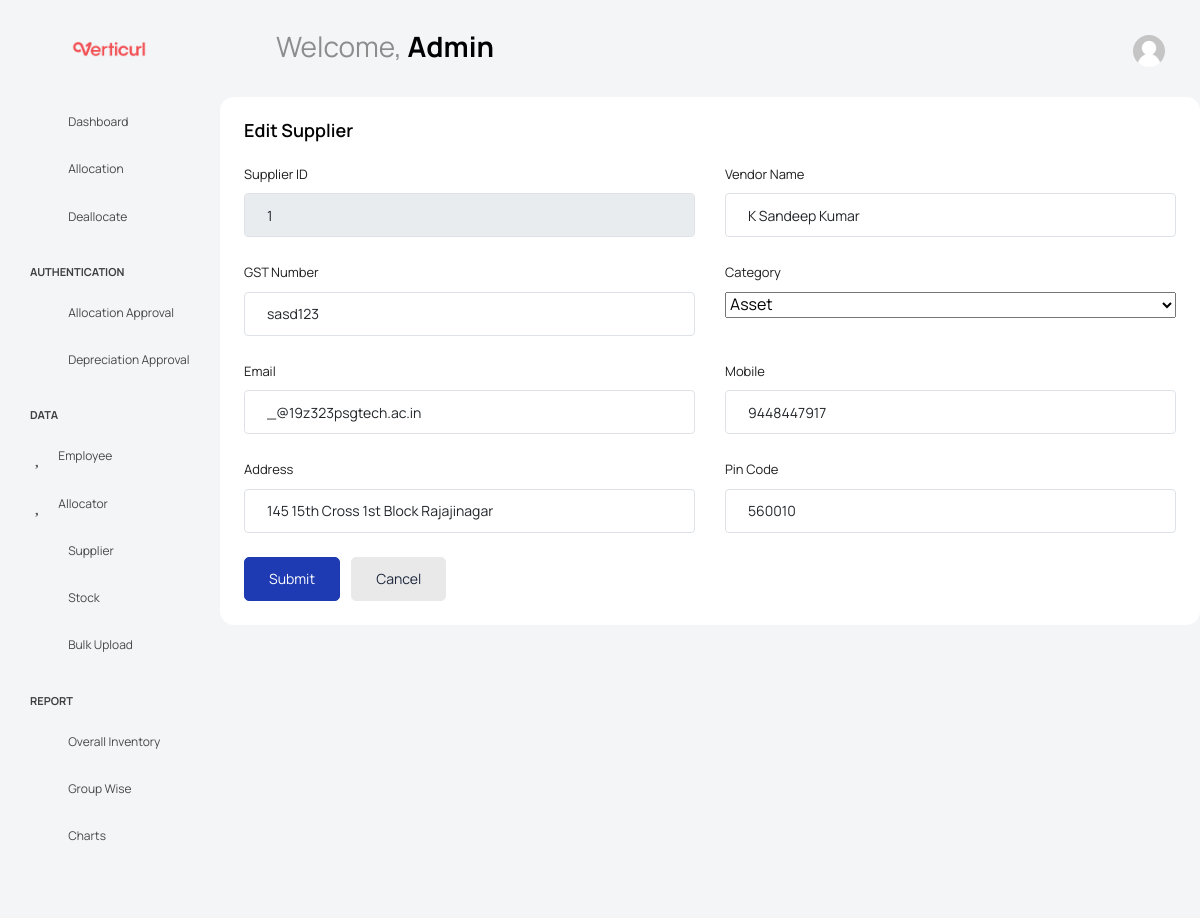
Screenshot of /editSupplier/1/ with the database file from the repository.
### App/models.py (models this page shows, shortened)
class Supplier(models.Model):
    sid = models.IntegerField(primary_key=True)
    mobile = models.CharField(max_length=10)
    name = models.CharField(max_length=30)
    email = models.EmailField()
    product_type = models.CharField(max_length=20)
    GST = models.CharField(max_length=50)
    address = models.CharField(max_length=500)
    pincode = models.IntegerField()

### App/views.py (the view, shortened to what this page needs)
# urls.py: path('editSupplier/<str:pk>/',views.editSupplier,name='editSupplier'),
def editSupplier(request,pk):
    sup = Supplier.objects.get(sid=pk)
    context = {
        'ls': sup,
    }
    return render(request, 'App/Admin/Supplier/editSupplier.html',context)

### templates/App/Admin/Supplier/editSupplier.html (shortened to what this page needs)
<!DOCTYPE html>
{% load static %}
<html lang="en">
<head>
  <link rel="stylesheet" href="{% static 'vendors/feather/feather.css'%} ">
  <link rel="stylesheet" href="{% static 'vendors/mdi/css/materialdesignicons.min.css'%} ">
  <link rel="stylesheet" href="{% static 'vendors/ti-icons/css/themify-icons.css'%} ">
  <link rel="stylesheet" href="{% static 'vendors/typicons/typicons.css'%} ">
  <link rel="stylesheet" href="{% static 'vendors/simple-line-icons/css/simple-line-icons.css'%} ">
  <link rel="stylesheet" href="{% static 'vendors/css/vendor.bundle.base.css'%} ">
  <link rel="stylesheet" href="{% static 'vendors/datatables.net-bs4/dataTables.bootstrap4.css'%} ">
  <link rel="stylesheet" type="text/css" href="{% static 'js/select.dataTables.min.css'%} ">
  <link rel="stylesheet" href="{% static 'vendors/select2/select2.min.css'%} ">
  <link rel="stylesheet" href="{% static 'vendors/select2-bootstrap-theme/select2-bootstrap.min.css'%} ">
  <link rel="stylesheet" href="{% static 'css/vertical-layout-light/style.css'%} ">
</head>
<body class="with-welcome-text">
  <div class="container-scroller">
    <nav class="navbar default-layout col-lg-12 col-12 p-0 fixed-top d-flex align-items-top flex-row">
      <div class="text-center navbar-brand-wrapper d-flex align-items-center justify-content-start">
        <div class="me-3">
          <button class="navbar-toggler navbar-toggler align-self-center" type="button" data-bs-toggle="minimize">
            <span class="icon-menu"></span>
          </button>
        </div>
        <div>
          <a class="navbar-brand brand-logo" href="/Admin_Dashboard/">
            <img src="{% static 'Assert/Logo3.png'%}" alt="logo" />
          </a>
        </div>
      </div>
      <div class="navbar-menu-wrapper d-flex align-items-top">
        <ul class="navbar-nav">
          <li class="nav-item font-weight-semibold d-none d-lg-block ms-0">
            <h1 class="welcome-text">Welcome, <span class="text-black fw-bold">Admin</span></h1>
          </li>
        </ul>
        <ul class="navbar-nav ms-auto">
          <li class="nav-item dropdown d-none d-lg-block user-dropdown">
            <a class="nav-link" id="UserDropdown" href="#" data-bs-toggle="dropdown" aria-expanded="false">
              <img class="img-xs rounded-circle" src="{% static 'images/empty_face.jpg' %}" alt="Profile image"> </a>
          </li>
        </ul>
      </div>
    </nav>
    <div class="container-fluid page-body-wrapper">
      <nav class="sidebar sidebar-offcanvas" id="sidebar">
        <ul class="nav">
          <li class="nav-item">
            <a class="nav-link" href="/Admin_Dashboard/">
              <i class="mdi mdi-grid-large menu-icon"></i>
              <span class="menu-title">Dashboard</span>
            </a>
          </li>
          <li class="nav-item">
            <a class="nav-link" href="/allocate/">
              <i class="menu-icon mdi mdi-account-key"></i>
              <span class="menu-title">Allocation</span>
            </a>
          </li>
          <li class="nav-item">
            <a class="nav-link" href="\deallocate\">
              <i class="menu-icon mdi mdi-account-minus"></i>
              <span class="menu-title">Deallocate</span>
            </a>
          </li>
          <li class="nav-item nav-category">Authentication</li>
          <li class="nav-item">
            <a class="nav-link" href="/allocationApproval/">
              <i class="menu-icon mdi  mdi mdi-check"></i>
              <span class="menu-title">Allocation Approval</span>
            </a>
          </li>
          <li class="nav-item">
            <a class="nav-link" href="/depreciationApproval/">
              <i class="menu-icon ti-arrow-down"></i>
              <span class="menu-title">Depreciation Approval</span>
            </a>
          </li>
          <li class="nav-item nav-category">Data</li>
          <li class="nav-item">
            <a class="nav-link" href="/employee/">
              <i class="menu-icon mdi  mdi mdi-account"></i>
              <span class="menu-title">Employee</span>
            </a>
          </li>
            <li class="nav-item">
            <a class="nav-link" href="/newAllocator/">
              <i class="menu-icon mdi  mdi mdi-account"></i>
              <span class="menu-title">Allocator</span>
            </a>
          </li>
          <li class="nav-item">
            <a class="nav-link" href="/supplier/">
              <i class="menu-icon mdi mdi-worker"></i>
              <span class="menu-title">Supplier</span>
            </a>
          </li>
          <li class="nav-item">
            <a class="nav-link" href="/stock/">
              <i class="menu-icon mdi mdi-cart"></i>
              <span class="menu-title">Stock</span>
            </a>
          </li>
            <li class="nav-item">
            <a class="nav-link" href="/bulk/">
              <i class="menu-icon mdi mdi-cloud"></i>
              <span class="menu-title">Bulk Upload</span>
            </a>
          </li>
          <li class="nav-item nav-category">Report</li>
          <li class="nav-item">
            <a class="nav-link"  href="/overallInventory/" >
              <i class="menu-icon mdi mdi-book-open"></i>
              <span class="menu-title">Overall Inventory</span>
            </a>
          </li>
          <li class="nav-item">
            <a class="nav-link" data-bs-toggle="collapse" href="#general-pages" aria-expanded="false" aria-controls="general-pages">
              <i class="menu-icon mdi mdi-book-multiple"></i>
              <span class="menu-title">Group Wise</span>
              <i class="menu-arrow"></i>
            </a>
          </li>
          <li class="nav-item">
            <a class="nav-link" data-bs-toggle="collapse" href="#error" aria-expanded="false" aria-controls="error">
              <i class="menu-icon mdi mdi mdi-chart-line"></i>
              <span class="menu-title">Charts</span>
              <i class="menu-arrow"></i>
            </a>
          </li>
        </ul>
      </nav>
      <div class="main-panel">
        <div class="col-12 grid-margin stretch-card">
              <div class="card">
                <div class="card-body">
                   <h4 class="card-title">Edit Supplier</h4>
                  <form class="forms-sample" method="POST">
                        <div class="form-group row">
                      <div class="col">
                          <label>Supplier ID</label>
                          <input disabled type="text" class="form-control" name="sid" value="{{ ls.sid}}">
                      </div>
                         <div class="col">
                          <label>Vendor Name</label>
                          <input required type="text" class="form-control" name="name" value="{{ ls.name}}">
                        </div>
                      </div>
                        <div class="form-group row" >
                        <div class="col">
                          <label>GST Number</label>
                          <input required type="text" class="form-control" name="GST" value="{{ ls.GST}}">
                        </div>
                         <div class="col">
                          <label>Category</label>
                          <select  required class="js-example-basic-single w-100" name="product_type">
                              <option selected="{{ ls.product_type }}">{{ls.product_type}}</option>
                            </select>
                        </div>
                    </div>
                        <div class="form-group row">
                         <div class="col">
                        <label>Email</label>
                        <input required class="form-control" name="email" value="{{ ls.email }}" data-inputmask="'alias': 'email'" />
                      </div>
                      <div class="col">
                        <label >Mobile</label>
                        <input required type="text" class="form-control" name="mobile" value="{{ ls.mobile }}">
                      </div>
                    </div>
                        <div class="form-group row" >
                          <div class="col" >
                             <label >Address</label>
                             <input required type="text" class="form-control" name="address" value="{{ ls.address }}">
                          </div>
                          <div class="col">
                            <label >Pin Code</label>
                             <input required type="text" class="form-control" name="pincode" value="{{ ls.pincode }}">
                          </div>
                        </div>
                    <button type="submit" class="btn btn-primary me-2" id="submit">Submit</button>
                    <a class="btn btn-light" type="button" href="/supplier/">Cancel</a>
                  </form>
                </div>
              </div>
            </div>
      </div>
      </div>
    </div>
</body>
</html>

### rows the page displays
Supplier: sid "1", name "K Sandeep Kumar", GST "sasd123", product_type "Asset", email "_@19z323psgtech.ac.in", mobile "9448447917", address "145 15th Cross 1st Block Rajajinagar", pincode "560010"
